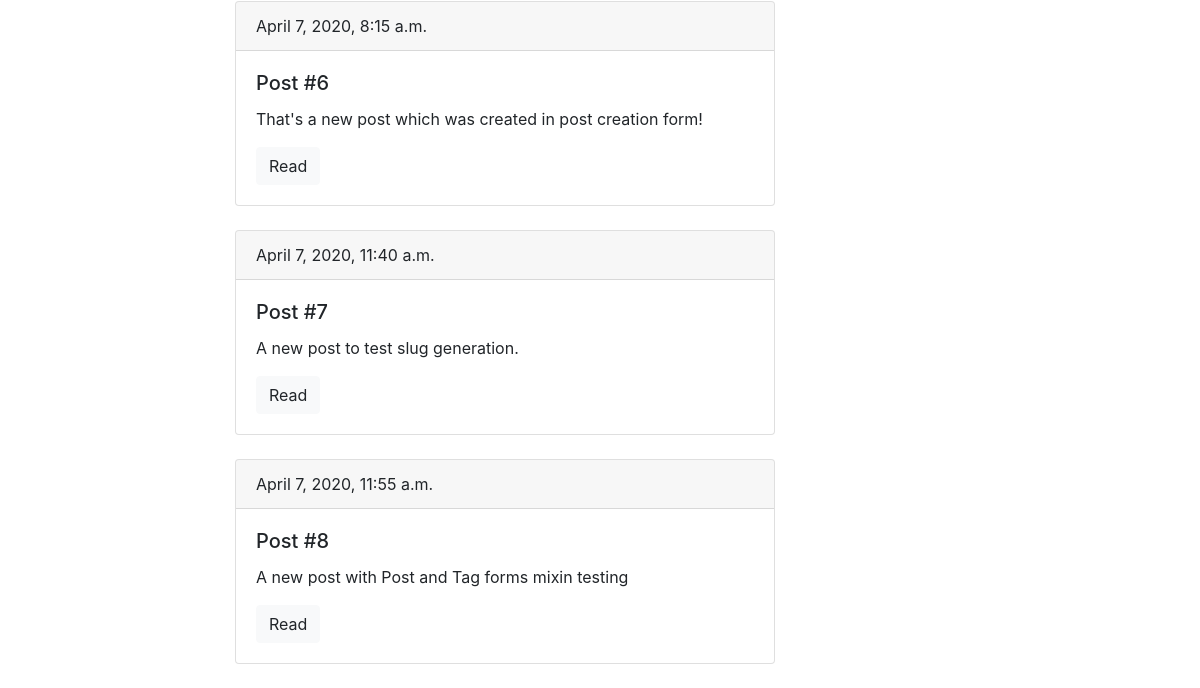
Page /blog/ (lower part) on the earlier database version.
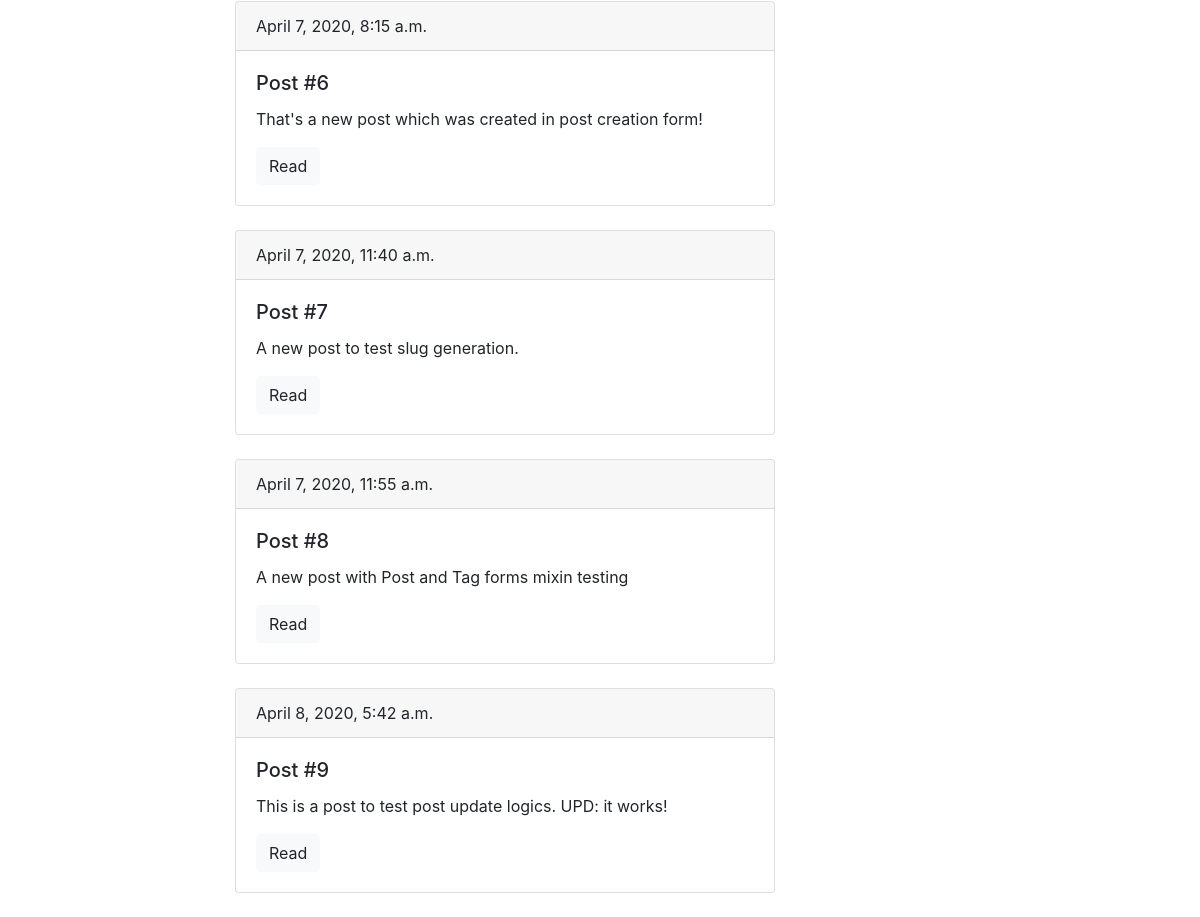
Same page on the later database version.
### blog/models.py (models this page shows, shortened)
class Post(models.Model):
    title = models.CharField(max_length=150, db_index=True)
    slug = models.SlugField(max_length=150, blank=True, unique=True)
    body = models.TextField(blank=True, db_index=True)
    date_pub = models.DateTimeField(auto_now_add=True)
    tags = models.ManyToManyField('Tag', blank=True, related_name='posts')
    def get_absolute_url(self):
        return reverse('post_details_url', kwargs={'slug': self.slug})

### blog/views.py (the view)
# urls.py: path('', posts_list, name='posts_list_url'),
def posts_list(request):
    posts = Post.objects.all()
    return render(request, 'blog/index.html', context={'posts': posts})

### blog/templates/blog/index.html (shortened to what this page needs)
{% extends 'blog/blog_base.html' %}
{% block content %}
    {% for post in posts %}
        <div class="card mb-4">
          <div class="card-header">
            {{ post.date_pub }}
          </div>
          <div class="card-body">
            <h5 class="card-title">{{ post.title }}</h5>
            <p class="card-text">{{ post.body|truncatewords:15 }}</p>
            <a href="{{ post.get_absolute_url }}" class="btn btn-light">Read</a>
          </div>
        </div>
    {% endfor %}
{% endblock %}

Differences in the rows shown:
added Post: date_pub "April 8, 2020, 5:42 a.m.", title "Post #9", body "This is a post to test post update logics. UPD: it works!"
